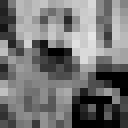
#> input picture small_256x256.png, 16 x 16 px, shrunk from 256 x 256 before the run, found by its file name (shown 8 times larger)
$ jupyter execute GaussianBlur_sq.ipynb
#> lines starting #> are read from the running program, lines starting #| are printed output that depends on the picture
[cell 1]
import os
import time
import numpy as np
from PIL import Image

[cell 2]
KERNEL = [
    [1/16, 2/16, 1/16],
    [2/16, 4/16, 2/16],
    [1/16, 2/16, 1/16]
]

[cell 3]
def gaussian_blur_sequential(img):
    h, w = img.shape

    #zero padding
    padded = np.zeros((h + 2, w + 2), dtype=np.float32)
    padded[1:h + 1, 1:w + 1] = img

    out = np.zeros((h, w), dtype=np.float32)

    for i in range(h):
        for j in range(w):
            s = 0.0

            for ki in range(3):
                row = padded[i + ki]

                for kj in range(3):
                    s += KERNEL[ki][kj] * row[j + kj]

            out[i, j] = s

    return np.clip(out, 0, 255).astype(np.uint8)


def benchmark(image_path, repeats=3):
#> called with repeats = 3
    img = np.array(Image.open(image_path).convert("L"), dtype=np.float32)

    h, w = img.shape
#> h = 16; w = 16
    times = []
    result = None

    print(f"  Image size: {w} x {h}")
#|   Image size: 16 x 16

    #Repeat filtering
    for r in range(repeats):
        start = time.perf_counter()

        result = gaussian_blur_sequential(img)

        elapsed = time.perf_counter() - start
        times.append(elapsed)

        print(f"  Run {r + 1}: {elapsed:.4f} s")
#> after the loop, times = [0.00828, 0.00793, 0.00792]

    return result, times

[cell 4]
if __name__ == "__main__":

    OUTPUT_DIR = "gaussian_outputs"
    REPEATS = 3

    os.makedirs(OUTPUT_DIR, exist_ok=True)

    images = [
        "C:/Users/zaina/Downloads/PCA_Stage1/test_images/test_images/small_256x256.png",
        "C:/Users/zaina/Downloads/PCA_Stage1/test_images/test_images/medium_512x512.png",
        "C:/Users/zaina/Downloads/PCA_Stage1/test_images/test_images/large_1024x1024.png",
        "C:/Users/zaina/Downloads/PCA_Stage1/test_images/test_images/xlarge_2048x2048.png",
        "C:/Users/zaina/Downloads/PCA_Stage1/test_images/test_images/xxlarge_4096x4096.png"
    ]

    for path in images:
        if not os.path.exists(path):
            print(f"\nImage not found: {path}")
            continue

        filename = os.path.basename(path)
        print(f"\n{filename}:")

        result, times = benchmark(path, repeats=REPEATS)
#> times = [0.00828, 0.00793, 0.00792]

        print(
            f"  Min = {min(times):.4f} s | "
            f"Avg = {sum(times) / len(times):.4f} s"
        )
#|   Min = 0.0079 s | Avg = 0.0080 s

        output_path = os.path.join(
            OUTPUT_DIR, f"gaussian_{filename}"
        )

        Image.fromarray(result).save(output_path)
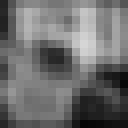
#> saved as gaussian_small_256x256.png: PIL image 16x16 L (shown 8 times larger); min 6, max 213, mean 109.2
        print(f"  Saved to: {output_path}")
#> pass 2 of the loop `for path in images:`:
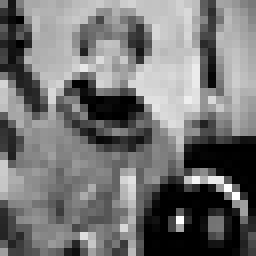
#> input picture medium_512x512.png, 32 x 32 px, shrunk from 512 x 512 before the run, found by its file name (shown 8 times larger)
#|   Image size: 32 x 32
#> the loop in benchmark (call 2), `for r in range(repeats):` made 3 passes
#> pass 1, in benchmark (call 2), `result = gaussian_blur_sequential(img)`:
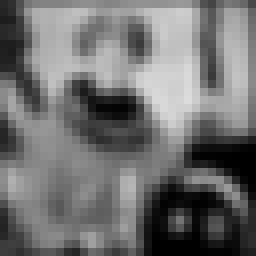
#> result: shape (32, 32) (shown 8 times larger); min 0, max 220, mean 112
#> after the loop in benchmark (call 2), `for r in range(repeats):`: times = [0.0315, 0.0302, 0.0303]
#|   Min = 0.0302 s | Avg = 0.0306 s
#> pass 3 of the loop `for path in images:`:
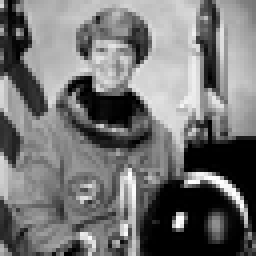
#> input picture large_1024x1024.png, 64 x 64 px, shrunk from 1024 x 1024 before the run, found by its file name (shown 4 times larger)
#> img: shape (64, 64) float32
#|   Image size: 64 x 64
#> the loop in benchmark (call 3), `for r in range(repeats):` made 3 passes
#> pass 1, in benchmark (call 3), `result = gaussian_blur_sequential(img)`:
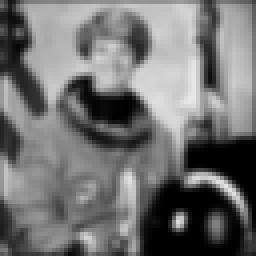
#> result: shape (64, 64) (shown 4 times larger); min 0, max 232, mean 113.4
#> after the loop in benchmark (call 3), `for r in range(repeats):`: times = [0.12, 0.119, 0.119]
#|   Min = 0.1190 s | Avg = 0.1193 s
#> the loop made 5 passes; the first 3 are shown
